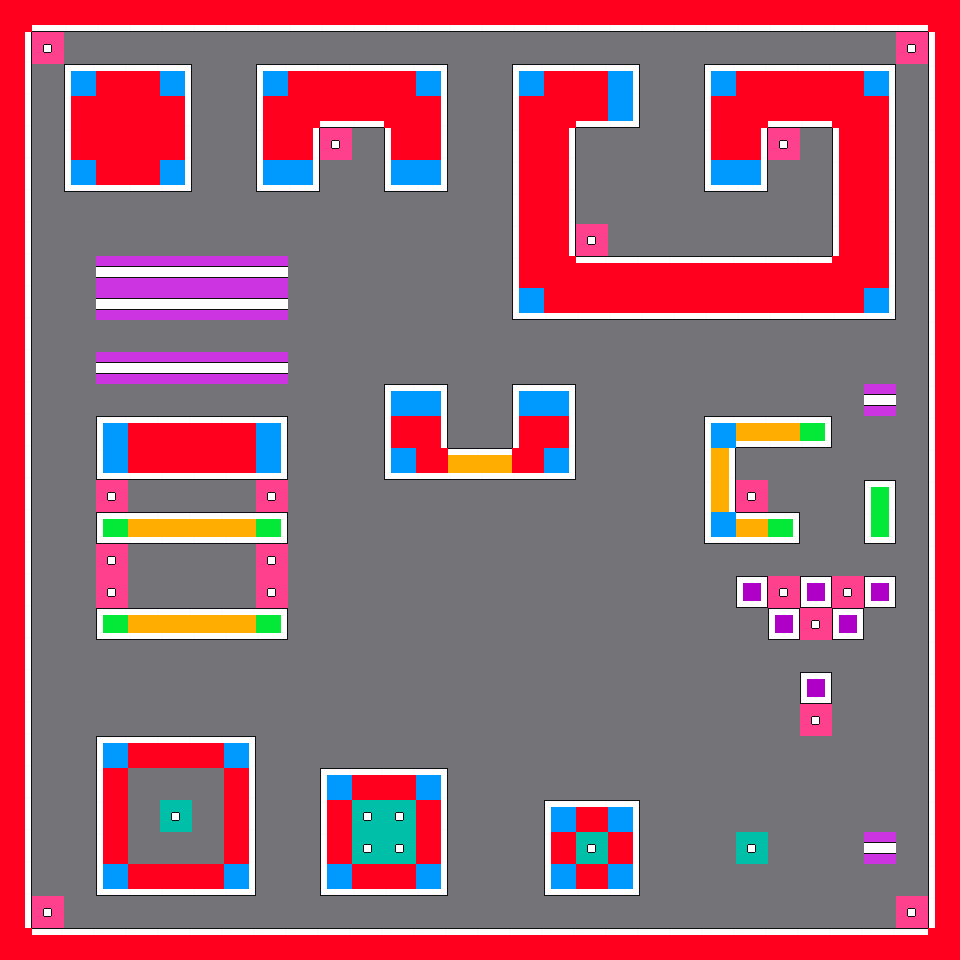

The image is a tile-based game level rendered from a .tmx file. Its description and complete source (layers, tilesets, objects, tile grids) follow:
An orthogonal 30x30 tile map with 32x32 px tiles, 1 tile layer (tile_layer), 2 tilesets and 5 objects.

<map version="1.10" tiledversion="1.10.2" orientation="orthogonal" renderorder="right-down" width="30" height="30" tilewidth="32" tileheight="32" infinite="0" nextlayerid="4" nextobjectid="48">
 <editorsettings>
  <export target="debug_map.lua" format="lua" />
 </editorsettings>
 <tileset firstgid="1" source="debug_tileset.tsx" />
 <tileset firstgid="22" source="carpet.tsx" />
 <layer id="1" name="tile_layer" width="30" height="30">
  <data encoding="csv">
5,8,8,8,8,8,8,8,8,8,8,8,8,8,8,8,8,8,8,8,8,8,8,8,8,8,8,8,8,5,
7,4,1,1,1,1,1,1,1,1,1,1,1,1,1,1,1,1,1,1,1,1,1,1,1,1,1,1,4,9,
7,1,12,6,6,13,1,1,12,6,6,6,6,13,1,1,12,6,6,13,1,1,12,6,6,6,6,13,1,9,
7,1,9,5,5,7,1,1,9,5,8,8,5,7,1,1,9,5,8,15,1,1,9,5,8,8,5,7,1,9,
7,1,9,5,5,7,1,1,9,7,4,1,9,7,1,1,9,7,1,1,1,1,9,7,4,1,9,7,1,9,
7,1,14,8,8,15,1,1,14,15,1,1,14,15,1,1,9,7,1,1,1,1,14,15,1,1,9,7,1,9,
7,1,1,1,1,1,1,1,1,1,1,1,1,1,1,1,9,7,1,1,1,1,1,1,1,1,9,7,1,9,
7,1,1,1,1,1,1,1,1,1,1,1,1,1,1,1,9,7,4,1,1,1,1,1,1,1,9,7,1,9,
7,1,1,2,2,2,2,2,2,1,1,1,1,1,1,1,9,5,6,6,6,6,6,6,6,6,5,7,1,9,
7,1,1,2,2,2,2,2,2,1,1,1,1,1,1,1,14,8,8,8,8,8,8,8,8,8,8,15,1,9,
7,1,1,1,1,1,1,1,1,1,1,1,1,1,1,1,1,1,1,1,1,1,1,1,1,1,1,1,1,9,
7,1,1,2,2,2,2,2,2,1,1,1,1,1,1,1,1,1,1,1,1,1,1,1,1,1,1,1,1,9,
7,1,1,1,1,1,1,1,1,1,1,1,12,13,1,1,12,13,1,1,1,1,1,1,1,1,1,2,1,9,
7,1,1,12,6,6,6,6,13,1,1,1,9,7,1,1,9,7,1,1,1,1,12,11,11,17,1,1,1,9,
7,1,1,14,8,8,8,8,15,1,1,1,14,8,11,11,8,15,1,1,1,1,10,1,1,1,1,1,1,9,
7,1,1,4,1,1,1,1,4,1,1,1,1,1,1,1,1,1,1,1,1,1,10,4,1,1,1,16,1,9,
7,1,1,19,11,11,11,11,17,1,1,1,1,1,1,1,1,1,1,1,1,1,14,11,17,1,1,18,1,9,
7,1,1,4,1,1,1,1,4,1,1,1,1,1,1,1,1,1,1,1,1,1,1,1,1,1,1,1,1,9,
7,1,1,4,1,1,1,1,4,1,1,1,1,1,1,1,1,1,1,1,1,1,1,20,4,20,4,20,1,9,
7,1,1,19,11,11,11,11,17,1,1,1,1,1,1,1,1,1,1,1,1,1,1,1,20,4,20,1,1,9,
7,1,1,1,1,1,1,1,1,1,1,1,1,1,1,1,1,1,1,1,1,1,1,1,1,1,1,1,1,9,
7,1,1,1,1,1,1,1,1,1,1,1,1,1,1,1,1,1,1,1,1,1,1,1,1,20,1,1,1,9,
7,1,1,1,1,1,1,1,1,1,1,1,1,1,1,1,1,1,1,1,1,1,1,1,1,4,1,1,1,9,
7,1,1,12,6,6,6,13,1,1,1,1,1,1,1,1,1,1,1,1,1,1,1,1,1,1,1,1,1,9,
7,1,1,9,1,1,1,7,1,1,12,6,6,13,1,1,1,1,1,1,1,1,1,1,1,1,1,1,1,9,
7,1,1,9,1,3,1,7,1,1,9,3,3,7,1,1,1,12,6,13,1,1,1,1,1,1,1,1,1,9,
7,1,1,9,1,1,1,7,1,1,9,3,3,7,1,1,1,9,3,7,1,1,1,3,1,1,1,2,1,9,
7,1,1,14,8,8,8,15,1,1,14,8,8,15,1,1,1,14,8,15,1,1,1,1,1,1,1,1,1,9,
7,4,1,1,1,1,1,1,1,1,1,1,1,1,1,1,1,1,1,1,1,1,1,1,1,1,1,1,4,9,
5,6,6,6,6,6,6,6,6,6,6,6,6,6,6,6,6,6,6,6,6,6,6,6,6,6,6,6,6,5
</data>
 </layer>
 <objectgroup id="2" name="object_layer">
  <object id="4" x="96" y="266" width="192" height="12" />
  <object id="5" x="96.6667" y="298" width="192" height="12" />
  <object id="17" x="95.3333" y="362.667" width="192" height="12" />
  <object id="27" gid="22" x="364.801" y="734.278" width="282" height="209.33">
   <properties>
    <property name="is_solid" type="bool" value="false" />
   </properties>
  </object>
  <object id="47" x="378.69" y="542.716" width="252.315" height="170.518" />
 </objectgroup>
</map>
